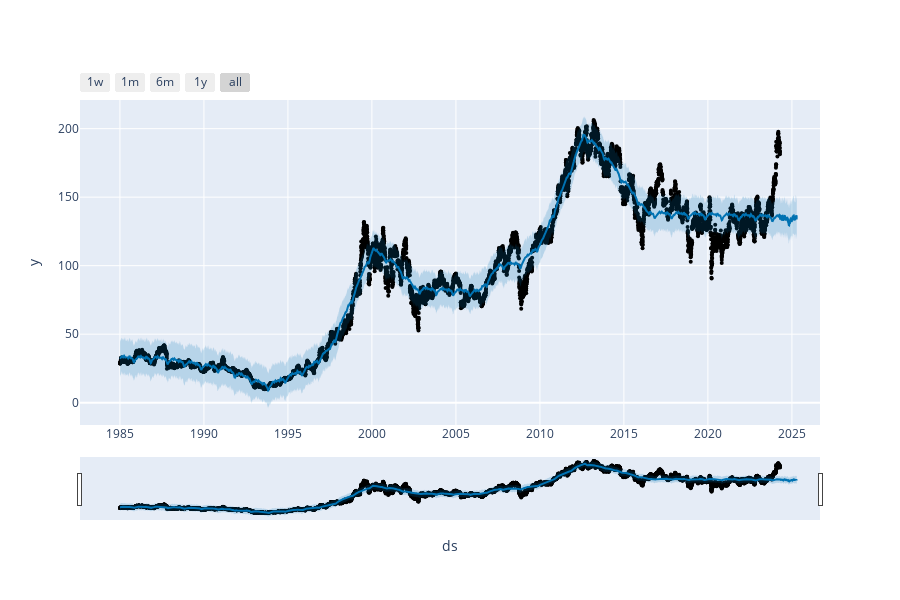

Notebook code for this chart:
### Code cell
# Import necessary libraries
import yfinance as yf  
import pandas as pd  
from prophet import Prophet
from prophet.plot import plot_plotly
import logging

# Setting up logging
logging.basicConfig(level=logging.INFO, format='%(asctime)s - %(levelname)s - %(message)s')

logging.info("Dependencies imported successfully.")
# function that fetches historical stock data for the specified ticker from Yahoo Finance:
# The function takes the stock symbol (ticker) as input and returns a pandas DataFrame containing the historical stock data.
# The Parameters are:
# ticker (str): The stock symbol for which to download the data.
# start_date (str): The start date for the data download (format: YYYY-MM-DD).
# end_date (str): The end date for the data download (format: YYYY-MM-DD).
# The Returns are:
# pandas.DataFrame: 

def fetch_data(ticker, start_date="1985-01-01", end_date="2024-04-18"):
    try:
        data = yf.download(ticker, start=start_date, end=end_date)
        logging.info("Data downloaded successfully.")
        return data
    except Exception as e:
        logging.error(f"Failed to download data: {e}")
        return pd.DataFrame()
# The function prepares the stock data for use with the Prophet library
# by selecting the 'Date' and 'Close' columns and renaming them to 'ds' and 'y', respectively.
# Returns a DataFrame suitable for use with Prophet modeling
def prepare_data_for_prophet(data):
    df = data.reset_index()[['Date', 'Close']].rename(columns={'Date': 'ds', 'Close': 'y'})
    logging.info("Data prepared for Prophet.")
    return df
# The function trains a Prophet model on the provided data.
def train_prophet_model(df):
    model = Prophet(daily_seasonality=False, yearly_seasonality=True)
    model.fit(df)
    logging.info("Prophet model trained successfully.")
    return model
# The function uses the trained Prophet model to make future predictions.
# The Parameters are: periods (int) - Number of days to predict into the future. 
"""Adjust the periods parameter to specify the number of days into the future for which you want to make predictions."""
def make_forecast(model, periods=365):

    future = model.make_future_dataframe(periods=periods)
    forecast = model.predict(future)
    logging.info("Forecast made for future periods.")
    return forecast
# The function plots the forecasted data using Prophet's plot functionality.
def plot_forecast(model, forecast):
    fig = plot_plotly(model, forecast)  # This returns a plotly Figure
    fig.show()
# The fubctions runs the complete workflow.
def run_prophet_forecasting(ticker):
    data = fetch_data(ticker)
    if not data.empty:
        prepared_data = prepare_data_for_prophet(data)
        model = train_prophet_model(prepared_data)
        forecast = make_forecast(model, periods=365)
        plot_forecast(model, forecast)
        return forecast
    else:
        logging.error("No data available to process.")
        return pd.DataFrame()

# The function take the stock symbol (ticker) as input and starts the forecasting process, by calling the run_prophet_forecasting function.
"""User should enter in the stock ticker symbol for which they want to make predictions."""
ticker = 'IBM'
forecast_results = run_prophet_forecasting(ticker)

### Figure 1 — Plotly figure (JSON) as saved in the notebook; plotly's stock layout.template omitted (floating-point values rounded to 4 significant figures; data arrays with more than 128 entries replaced by an {"elided": "..."} marker saying what was removed)
{"data": [{"marker": {"color": "black", "size": 4}, "mode": "markers", "name": "Actual", "type": "scatter", "x": {"elided": "9902 str values"}, "y": {"elided": "9902 float values"}}, {"hoverinfo": "skip", "line": {"width": 0}, "mode": "lines", "type": "scatter", "x": {"elided": "10267 str values"}, "y": {"elided": "10267 float values"}}, {"fill": "tonexty", "fillcolor": "rgba(0, 114, 178, 0.2)", "line": {"color": "#0072B2", "width": 2}, "mode": "lines", "name": "Predicted", "type": "scatter", "x": {"elided": "10267 str values"}, "y": {"elided": "10267 float values"}}, {"fill": "tonexty", "fillcolor": "rgba(0, 114, 178, 0.2)", "hoverinfo": "skip", "line": {"width": 0}, "mode": "lines", "type": "scatter", "x": {"elided": "10267 str values"}, "y": {"elided": "10267 float values"}}], "layout": {"height": 600, "showlegend": false, "width": 900, "xaxis": {"rangeselector": {"buttons": [{"count": 7, "label": "1w", "step": "day", "stepmode": "backward"}, {"count": 1, "label": "1m", "step": "month", "stepmode": "backward"}, {"count": 6, "label": "6m", "step": "month", "stepmode": "backward"}, {"count": 1, "label": "1y", "step": "year", "stepmode": "backward"}, {"step": "all"}]}, "rangeslider": {"visible": true}, "title": {"text": "ds"}, "type": "date"}, "yaxis": {"title": {"text": "y"}}}}
